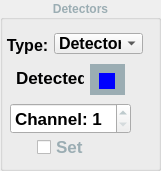
   <widget class="QGroupBox" name="gbxDetectors">
    <property name="enabled">
     <bool>true</bool>
    </property>
    <property name="geometry">
     <rect>
      <x>290</x>
      <y>300</y>
      <width>161</width>
      <height>171</height>
     </rect>
    </property>
    <property name="palette">
     <palette>
      <active>
       <colorrole role="WindowText">
        <brush brushstyle="SolidPattern">
         <color alpha="255">
          <red>0</red>
          <green>0</green>
          <blue>0</blue>
         </color>
        </brush>
       </colorrole>
       <colorrole role="ButtonText">
        <brush brushstyle="SolidPattern">
         <color alpha="255">
          <red>0</red>
          <green>0</green>
          <blue>0</blue>
         </color>
        </brush>
       </colorrole>
      </active>
      <inactive>
       <colorrole role="WindowText">
        <brush brushstyle="SolidPattern">
         <color alpha="255">
          <red>155</red>
          <green>173</green>
          <blue>179</blue>
         </color>
        </brush>
       </colorrole>
       <colorrole role="ButtonText">
        <brush brushstyle="SolidPattern">
         <color alpha="255">
          <red>0</red>
          <green>0</green>
          <blue>0</blue>
         </color>
        </brush>
       </colorrole>
      </inactive>
      <disabled>
       <colorrole role="WindowText">
        <brush brushstyle="SolidPattern">
         <color alpha="255">
          <red>143</red>
          <green>146</green>
          <blue>147</blue>
         </color>
        </brush>
       </colorrole>
       <colorrole role="ButtonText">
        <brush brushstyle="SolidPattern">
         <color alpha="255">
          <red>190</red>
          <green>190</green>
          <blue>190</blue>
         </color>
        </brush>
       </colorrole>
      </disabled>
     </palette>
    </property>
    <property name="font">
     <font>
      <weight>75</weight>
      <bold>true</bold>
     </font>
    </property>
    <property name="title">
     <string>Detectors</string>
    </property>
    <property name="alignment">
     <set>Qt::AlignCenter</set>
    </property>
    <widget class="QSpinBox" name="sbTD_Chan">
     <property name="geometry">
      <rect>
       <x>10</x>
       <y>103</y>
       <width>121</width>
       <height>31</height>
      </rect>
     </property>
     <property name="font">
      <font>
       <pointsize>13</pointsize>
       <weight>75</weight>
       <bold>true</bold>
      </font>
     </property>
     <property name="alignment">
      <set>Qt::AlignLeading|Qt::AlignLeft|Qt::AlignVCenter</set>
     </property>
     <property name="specialValueText">
      <string/>
     </property>
     <property name="suffix">
      <string/>
     </property>
     <property name="prefix">
      <string>Channel: </string>
     </property>
     <property name="minimum">
      <number>1</number>
     </property>
     <property name="maximum">
      <number>16</number>
     </property>
    </widget>
    <widget class="QCheckBox" name="ckbTD_Set">
     <property name="geometry">
      <rect>
       <x>37</x>
       <y>133</y>
       <width>56</width>
       <height>28</height>
      </rect>
     </property>
     <property name="font">
      <font>
       <pointsize>13</pointsize>
       <weight>75</weight>
       <bold>true</bold>
      </font>
     </property>
     <property name="text">
      <string>Set</string>
     </property>
    </widget>
    <widget class="QLabel" name="lbDet">
     <property name="geometry">
      <rect>
       <x>16</x>
       <y>67</y>
       <width>68</width>
       <height>22</height>
      </rect>
     </property>
     <property name="palette">
      <palette>
       <active>
        <colorrole role="WindowText">
         <brush brushstyle="SolidPattern">
          <color alpha="255">
           <red>0</red>
           <green>0</green>
           <blue>1</blue>
          </color>
         </brush>
        </colorrole>
       </active>
       <inactive>
        <colorrole role="WindowText">
         <brush brushstyle="SolidPattern">
          <color alpha="255">
           <red>0</red>
           <green>0</green>
           <blue>1</blue>
          </color>
         </brush>
        </colorrole>
       </inactive>
       <disabled>
        <colorrole role="WindowText">
         <brush brushstyle="SolidPattern">
          <color alpha="255">
           <red>143</red>
           <green>146</green>
           <blue>147</blue>
          </color>
         </brush>
        </colorrole>
       </disabled>
      </palette>
     </property>
     <property name="font">
      <font>
       <pointsize>13</pointsize>
       <weight>75</weight>
       <bold>true</bold>
      </font>
     </property>
     <property name="text">
      <string>Detected</string>
     </property>
    </widget>
    <widget class="QLabel" name="label_5">
     <property name="geometry">
      <rect>
       <x>2</x>
       <y>34</y>
       <width>51</width>
       <height>22</height>
      </rect>
     </property>
     <property name="palette">
      <palette>
       <active>
        <colorrole role="WindowText">
         <brush brushstyle="SolidPattern">
          <color alpha="255">
           <red>0</red>
           <green>0</green>
           <blue>1</blue>
          </color>
         </brush>
        </colorrole>
       </active>
       <inactive>
        <colorrole role="WindowText">
         <brush brushstyle="SolidPattern">
          <color alpha="255">
           <red>0</red>
           <green>0</green>
           <blue>1</blue>
          </color>
         </brush>
        </colorrole>
       </inactive>
       <disabled>
        <colorrole role="WindowText">
         <brush brushstyle="SolidPattern">
          <color alpha="255">
           <red>143</red>
           <green>146</green>
           <blue>147</blue>
          </color>
         </brush>
        </colorrole>
       </disabled>
      </palette>
     </property>
     <property name="font">
      <font>
       <pointsize>12</pointsize>
       <weight>75</weight>
       <bold>true</bold>
      </font>
     </property>
     <property name="text">
      <string>Type:</string>
     </property>
     <property name="alignment">
      <set>Qt::AlignCenter</set>
     </property>
    </widget>
    <widget class="QComboBox" name="cbTD_Type">
     <property name="geometry">
      <rect>
       <x>54</x>
       <y>33</y>
       <width>89</width>
       <height>21</height>
      </rect>
     </property>
     <property name="font">
      <font>
       <pointsize>12</pointsize>
       <weight>75</weight>
       <bold>true</bold>
      </font>
     </property>
     <item>
      <property name="text">
       <string>Detector</string>
      </property>
     </item>
     <item>
      <property name="text">
       <string>Station</string>
      </property>
     </item>
    </widget>
    <widget class="QFrame" name="frame_1">
     <property name="geometry">
      <rect>
       <x>90</x>
       <y>64</y>
       <width>35</width>
       <height>31</height>
      </rect>
     </property>
     <property name="frameShape">
      <enum>QFrame::Panel</enum>
     </property>
     <property name="frameShadow">
      <enum>QFrame::Plain</enum>
     </property>
     <property name="lineWidth">
      <number>16</number>
     </property>
     <widget class="QPushButton" name="rbTD">
      <property name="geometry">
       <rect>
        <x>9</x>
        <y>9</y>
        <width>16</width>
        <height>16</height>
       </rect>
      </property>
      <property name="minimumSize">
       <size>
        <width>1</width>
        <height>1</height>
       </size>
      </property>
      <property name="sizeIncrement">
       <size>
        <width>1</width>
        <height>1</height>
       </size>
      </property>
      <property name="palette">
       <palette>
        <active>
         <colorrole role="Button">
          <brush brushstyle="SolidPattern">
           <color alpha="255">
            <red>0</red>
            <green>0</green>
            <blue>255</blue>
           </color>
          </brush>
         </colorrole>
        </active>
        <inactive>
         <colorrole role="Button">
          <brush brushstyle="SolidPattern">
           <color alpha="255">
            <red>0</red>
            <green>0</green>
            <blue>255</blue>
           </color>
          </brush>
         </colorrole>
        </inactive>
        <disabled>
         <colorrole role="Button">
          <brush brushstyle="SolidPattern">
           <color alpha="255">
            <red>0</red>
            <green>0</green>
            <blue>255</blue>
           </color>
          </brush>
         </colorrole>
        </disabled>
       </palette>
      </property>
      <property name="font">
       <font>
        <weight>50</weight>
        <bold>false</bold>
        <kerning>false</kerning>
       </font>
      </property>
      <property name="cursor">
       <cursorShape>BlankCursor</cursorShape>
      </property>
      <property name="focusPolicy">
       <enum>Qt::NoFocus</enum>
      </property>
      <property name="autoFillBackground">
       <bool>true</bool>
      </property>
      <property name="text">
       <string/>
      </property>
      <property name="iconSize">
       <size>
        <width>0</width>
        <height>0</height>
       </size>
      </property>
      <property name="autoRepeatInterval">
       <number>98</number>
      </property>
      <property name="flat">
       <bool>true</bool>
      </property>
     </widget>
    </widget>
    <zorder>sbTD_Chan</zorder>
    <zorder>ckbTD_Set</zorder>
    <zorder>lbDet</zorder>
    <zorder>label_5</zorder>
    <zorder>frame_1</zorder>
    <zorder>cbTD_Type</zorder>
   </widget>
